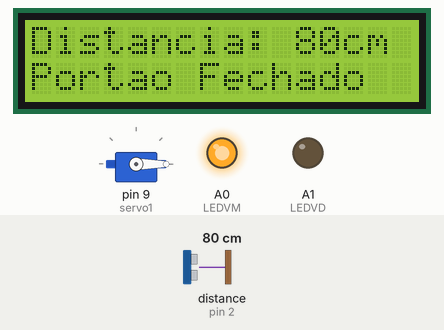
A sketch run on a simulated Arduino Uno, built with avr-gcc and run on an emulated ATmega328P. Parts: 16×2 character LCD, servo, output pins drawn as LEDs (lit = HIGH). Inputs (shaded band) come from the test bench; at power-on: distance to the obstacle (sensor on pin 2) 80 cm.

Above: at 1.2 s.
1.3 s: distance to the obstacle (sensor on pin 2) set to 33 cm
At 2.2 s:
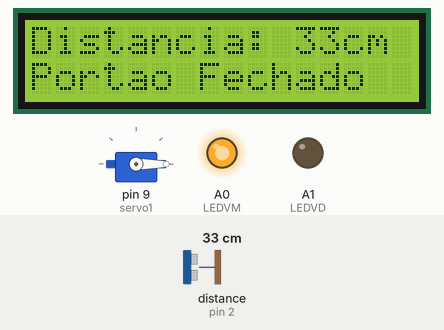
2.9 s: distance to the obstacle (sensor on pin 2) set to 26 cm
At 4.3 s:
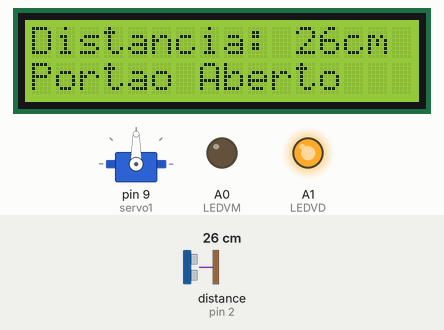
4.8 s: distance to the obstacle (sensor on pin 2) set to 2 cm
At 6.2 s:
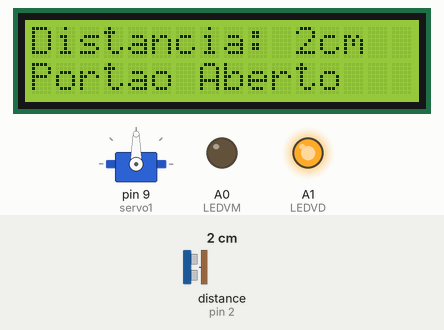
Timing chart, 0 to 7.8 s (numbered marks = the images above; inputs shaded):
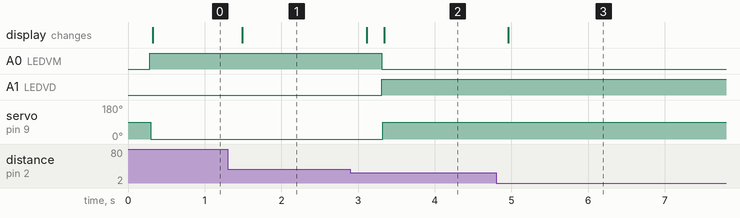

Measured:
- the behaviour switches between 30 and 29 cm on distance to the obstacle (sensor on pin 2) (found by bisection; images 1 and 2)
- after the input at 1.3 s, the display: changes after 0.19 s (image 1)
- after the input at 2.9 s, A0 (LEDVM): HIGH → LOW after 0.41 s; A1 (LEDVD): LOW → HIGH after 0.41 s; servo on pin 9 (servo1): 0° → 90° after 0.42 s; the display: first changes after 0.21 s (image 2 shows a later state)
- after the input at 4.8 s, the display: changes after 0.16 s (image 3)

The sketch:

Aula_29_do_9.ino
```cpp
#include <Wire.h>
#include <Servo.h>
Servo servo1;

#include <Ultrasonic.h>
#include <LiquidCrystal_I2C.h>
LiquidCrystal_I2C LCD(0x27,16,2);
Ultrasonic US(3,2);
int distancia;
#define LEDVM A0
#define LEDVD A1

void setup() {


pinMode(LEDVM, OUTPUT);
pinMode(LEDVD, OUTPUT);
  LCD.init();
  LCD.backlight();
 Serial.begin(9600);
while(!Serial);
Serial.setTimeout(1);
servo1.attach (9,1000,2000);


}

void loop() {

distancia=US.Ranging(CM);
LCD.setCursor(0,0);
LCD.print("Distancia:");
LCD.setCursor(11,0);
LCD.print(distancia);
LCD.print("cm ");
delay(200);


if(distancia<30)
{
  digitalWrite(LEDVD,1);
  digitalWrite(LEDVM,0);
  servo1.write(90);
  LCD.setCursor(0,1);
LCD.print("Portao Aberto ");
}
else
{
  digitalWrite(LEDVM,1);
  digitalWrite(LEDVD,0);
  servo1.write(0);
  LCD.setCursor(0,1);
LCD.print("Portao Fechado");
}
}
```
